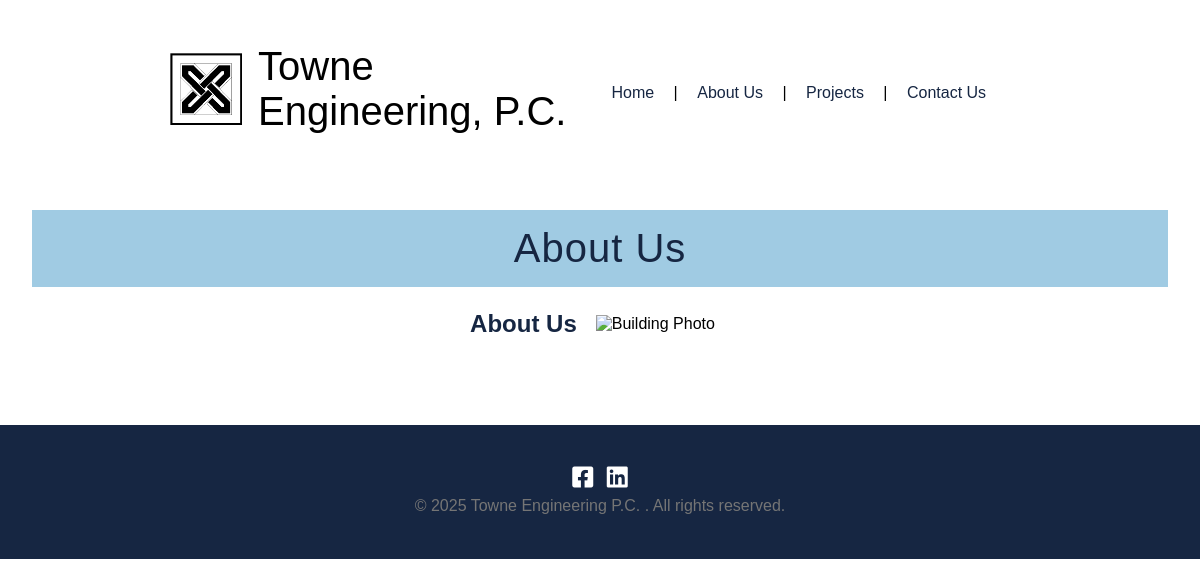
Page /about/ on the earlier database version.
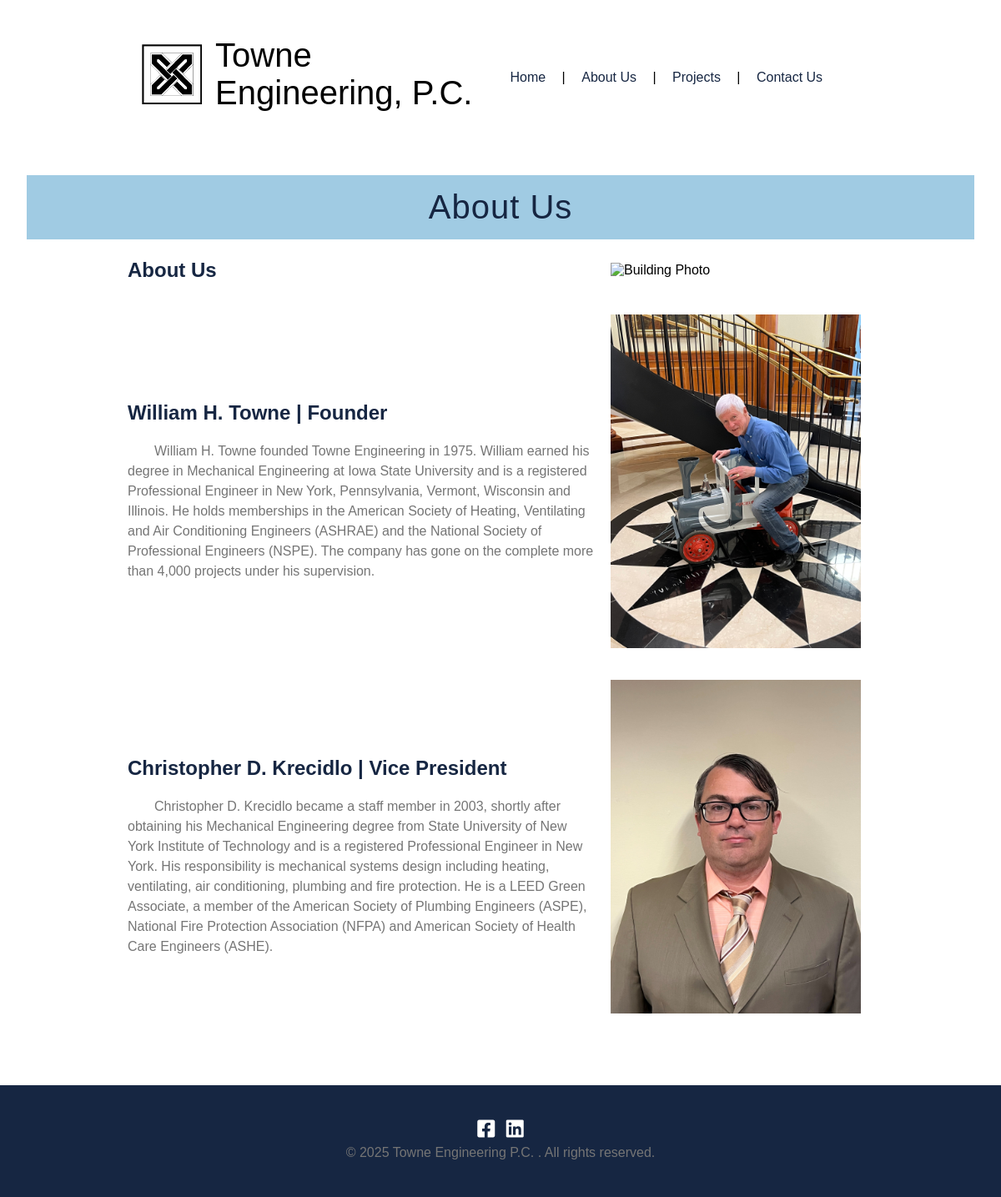
Same page on the later database version.
### pages/models.py (models this page shows, shortened)
class TeamMember(models.Model):
    name = models.CharField(max_length=100)
    role = models.CharField(max_length=100)
    bio = models.TextField()
    photo = models.ImageField(upload_to='team_photos/', blank=True, null=True)

### pages/views.py (the view)
# urls.py: path('about/', views.about, name='about'),
def about(request):
    team = TeamMember.objects.all()
    paragraph = AboutCo.objects.first()
    return render(request, "pages/about.html", {'team': team,
                                                'paragraph': paragraph})

### pages/templates/pages/about.html (shortened to what this page needs)
{% extends "pages/base.html" %}
{% load static %}
{% block content %}
<div class="page-banner">
    <h1>About Us</h1>
</div>
<table class="two-col-section">
    <tr>
        <td class="text-col">
            <h2>About Us</h2>
        </td>
        <td class="image-col">
            <img src="{{ about.image.url }}" alt="Building Photo">
        </td>
    </tr>
    {% for person in team %}
    <tr>
        <td class="text-col" >
            <h2>{{ person.name }} | {{ person.role }}</h2>
            <p style="text-indent: 2em;">{{ person.bio }}</p>
        </td>
        <td class="image-col">
            <img src="{{ person.photo.url }}" alt="{{ person.name }}">
        </td>
    </tr>
    {% endfor %}
</table>
{% endblock %}

Differences in the rows shown:
added TeamMember: name "William H. Towne", role "Founder", bio "William H. Towne founded Towne Engineering in 1975. William earned his degree in Mechanical Engineering at Iowa State University and is a registered Professional Engineer in New York, Pennsylvania, Vermont, Wisconsin and Illinois. He holds memberships in the American Society of Heating, Ventilating and Air Conditioning Engineers (ASHRAE) and the National Society of Professional Engineers (NSPE). The company has gone on the complete more than 4,000 projects under his supervision.", photo (picture)
added TeamMember: name "Christopher D. Krecidlo", role "Vice President", bio "Christopher D. Krecidlo became a staff member in 2003, shortly after obtaining his Mechanical Engineering degree from State University of New York Institute of Technology and is a registered Professional Engineer in New York. His responsibility is mechanical systems design including heating, ventilating, air conditioning, plumbing and fire protection. He is a LEED Green Associate, a member of the American Society of Plumbing Engineers (ASPE), National Fire Protection Association (NFPA) and American Society of Health Care Engineers (ASHE).", photo (picture)
